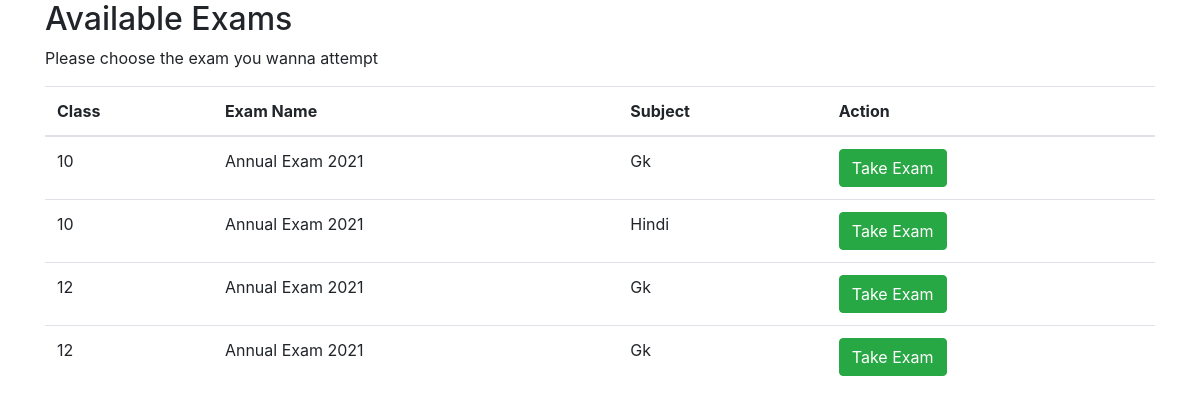
The app's page /quiz/index.php with its own data.
### tables this page shows
CREATE TABLE `papers` (
  `paper_id` int(11) NOT NULL,
  `paper_hash` varchar(255) NOT NULL,
  `exam_id` int(11) NOT NULL,
  `paper_subject` varchar(255) NOT NULL,
  `paper_class` varchar(255) NOT NULL,
  `paper_author` varchar(244) NOT NULL
);

CREATE TABLE `exams` (
  `exam_id` int(11) NOT NULL,
  `exam_name` varchar(255) NOT NULL,
  `exam_last_date` timestamp NOT NULL DEFAULT current_timestamp() ON UPDATE current_timestamp()
);

### quiz/quiz_list.php (the view)
<?php include('header.php'); ?>
<div class="container">
    <h2>Available Exams</h2>
    <p>Please choose the exam you wanna attempt</p>
    <table class="table">
        <thead>
            <tr>
                <th>Class</th>
                <th>Exam Name</th>
                <th>Subject</th>
                <th>Action</th>
            </tr>
        </thead>
        <tbody>
            <?php
            include("../inc/db.php");
            $query = " SELECT * FROM papers";
            $res = mysqli_query($con, $query);
            while ($papers_data = mysqli_fetch_assoc($res)) {
                $paper_id = $papers_data['paper_id'];
                $paper_class = $papers_data['paper_class'];
                $exam_id = $papers_data['exam_id'];
                $q = "SELECT * FROM exams WHERE exam_id= '$exam_id'";
                $r = mysqli_query($con, $q);
                $exam_name = mysqli_fetch_assoc($r)['exam_name'];
                $paper_subject = $papers_data['paper_subject'];
            ?>
                <tr>
                    <td><?php echo $paper_class; ?></td>
                    <td><?php echo $exam_name; ?></td>
                    <td><?php echo $paper_subject; ?></td>
                    <td><a class="btn btn-success" href="../quiz/?paper_id=<?php echo $paper_id; ?>">Take Exam</a></td>
                </tr>
            <?php } ?>
        </tbody>
    </table>
</div>
</body>
</html>

### quiz/header.php (shortened to what this page needs)
<!DOCTYPE html>
<html lang="en">
<head>
    <link rel='stylesheet' href='https://cdnjs.cloudflare.com/ajax/libs/twitter-bootstrap/4.0.0-beta/css/bootstrap.min.css'>
    <link rel='stylesheet' href='https://maxcdn.bootstrapcdn.com/font-awesome/4.7.0/css/font-awesome.min.css'>
</head>
<body>

### quiz/index.php
<?php include('header.php'); ?>
<?php
if (isset($_GET['paper_id'])) {
  $paper_id = $_GET['paper_id'];
  $query = "SELECT * FROM questions WHERE paper_id= $paper_id";
  $res = mysqli_query($con, $query);
  $paper_count = mysqli_num_rows($res);
  if ($paper_count < 1) {
    include("quiz_list.php");
  } else {
    include("quiz.php");
  }
} else {
  include("quiz_list.php");
}

### records on screen
papers: paper_class "10", exam.exam_name "Annual Exam 2021", paper_subject "Gk"
papers: paper_class "10", exam.exam_name "Annual Exam 2021", paper_subject "Hindi"
papers: paper_class "12", exam.exam_name "Annual Exam 2021", paper_subject "Gk"
papers: paper_class "12", exam.exam_name "Annual Exam 2021", paper_subject "Gk"
